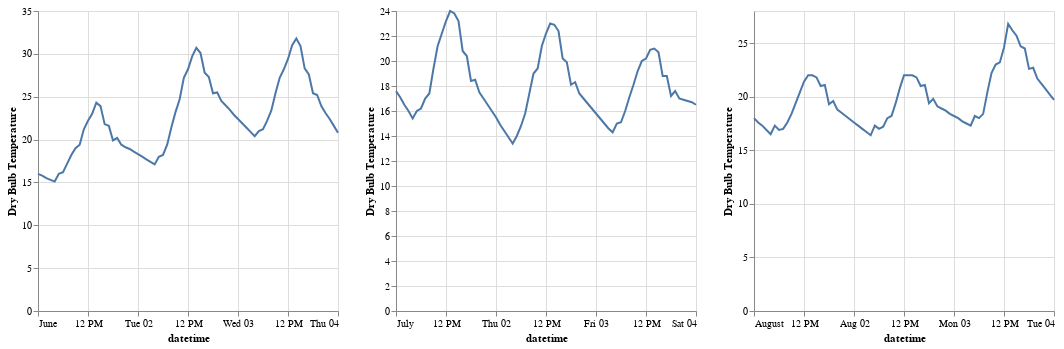

Notebook source saved alongside this figure:
### Code cell
# a few days in july.. 
june = alt.Chart(df_june).mark_line().encode(
    x="datetime:T",
    y="Dry Bulb Temperature"
)
july = alt.Chart(df_july).mark_line().encode(
    x="datetime:T",
    y="Dry Bulb Temperature"
)
aug = alt.Chart(df_aug).mark_line().encode(
    x="datetime:T",
    y="Dry Bulb Temperature"
)

june | july | aug
